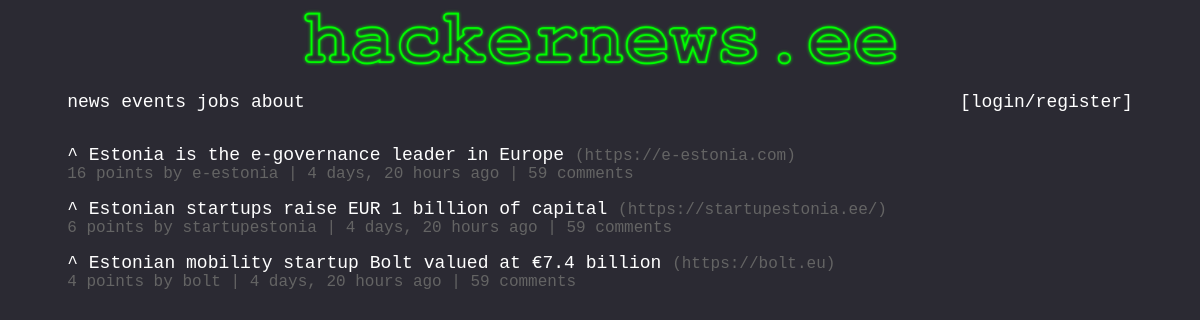
The app's page /, older data.
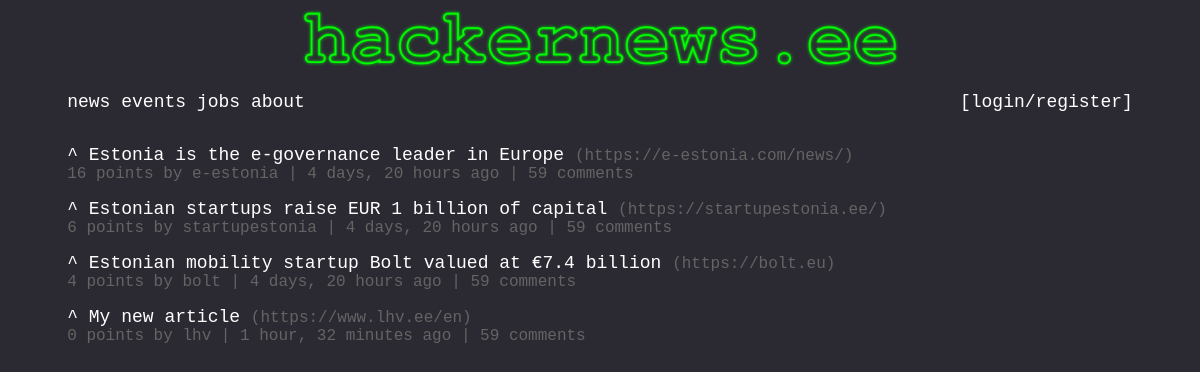
The same page, newer data.
### NewsPost/models.py (models this page shows)
class NewsPost(models.Model):
    title   = models.CharField(max_length=100, blank=False)
    url     = models.URLField(max_length=300, blank=False)
    author  = models.CharField(max_length=20, blank=False)
    time    = models.DateTimeField(auto_now_add=True, blank=False)
    votes   = models.IntegerField(default=0, blank=False)

### pages/views.py (the view)
# urls.py: path('', views.news_view, name='news'),
def news_view(request, *args, **kwargs):
    obj = NewsPost.objects.all()
    context = {
        'object' : obj
    }
    return render(request, "news.html", context)

### templates/news.html
{% extends 'base.html' %}
{% block content %}
{% for each in object %}
<article>
  <a href={{"articles/article-1.html"}} class="upvote">^ </a> <a href={{each.url}} class="title">{{ each.title }}</a> <a href={{each.url}} class="link">({{each.url}})</a>
  <p class="subscript">{{ each.votes }} points by {{ each.author }} | {{ each.time|timesince }} ago | 59 comments</p>
</article>
{% endfor %}
{% endblock %}

Row changes from the older to the newer data that the page shows:
changed NewsPost "Estonia is the e-governance leader in Europe": url "https://e-estonia.com" → "https://e-estonia.com/news/"
added NewsPost: title "My new article", url "https://www.lhv.ee/en", votes "0", author "lhv", time "1 hour, 32 minutes"
